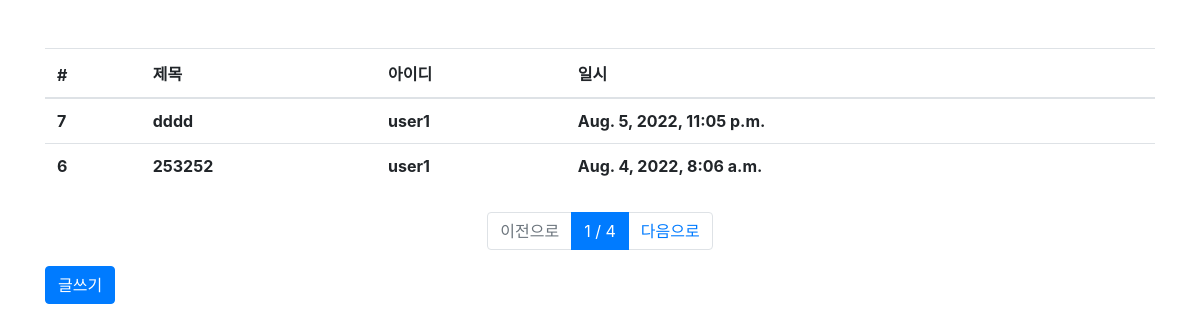
Before: /board/list/ with the older database file.
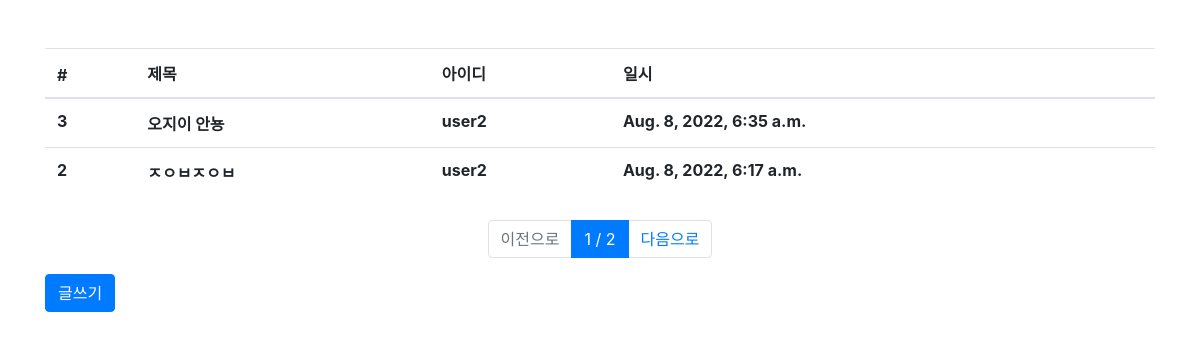
After: the same page with the newer database file.
### board/models.py (models this page shows, shortened)
class Board(models.Model):
    title = models.CharField(max_length=64, verbose_name='제목')
    contents = models.TextField(verbose_name='내용')
    tags = models.ManyToManyField('tag.Tag', verbose_name='태그명')
    writer = models.ForeignKey('user.User', on_delete=models.CASCADE) # ForeignKey 는 일대다 관계
    registered_dttm = models.DateTimeField(auto_now_add=True, verbose_name='등록날짜')
    class Meta:
        db_table = 'board'
        verbose_name = '게시판'
        verbose_name_plural = '게시판'

### user/models.py (models this page shows)
class User(models.Model):
    username = models.CharField(max_length=32, verbose_name='유저이름')
    useremail = models.EmailField(max_length=128, verbose_name='사용자이메일')
    password = models.CharField(max_length=64, verbose_name='패스워드')
    register_dttm = models.DateTimeField(verbose_name='등록시간', auto_now_add=True)
    def __str__(self):
        return self.username
    class Meta:
        db_table = 'hsh_userinfo'
        verbose_name = '사용자'
        verbose_name_plural = '사용자'

### board/views.py (the view)
# urls.py: path('list/',views.board_list),
def board_list(request):
    all_boards = Board.objects.all().order_by('-id') # 모든 보드 객체를 가져와 아이디 역순으로 나열(최신순)
    page = int(request.GET.get('p', 1)) # p번째 페이지. 디폴트값 1
    paginator = Paginator(all_boards, 2) # 객체를 몇개씩 묶어 보여줄 것인지
    boards = paginator.get_page(page) # 보여줄 페이지
    return render(request, 'board_list.html', {'boards': boards})

### board/templates/board_list.html
{% extends "base.html" %} {% block contents %}
<div class="row mt-5">
  <div class="col-12">
    <table class="table">
      <thead>
        <tr>
          <th>#</th>
          <th>제목</th>
          <th>아이디</th>
          <th>일시</th>
        </tr>
      </thead>
      <tbody>
        {% for board in boards %}
        <tr>
          <th>{{ board.id }}</th>
          <th
            style="cursor: pointer"
            onclick="location.href='/board/detail/{{ board.id }}'"
          >
            {{ board.title }}
          </th>
          <th>{{ board.writer }}</th>
          <th>{{board.registered_dttm }}</th>
        </tr>
        {% endfor %}
      </tbody>
    </table>
  </div>
</div>
<div class="row mt-2">
  <div class="col-12">
    <nav>
      <ul class="pagination justify-content-center">
        {% if boards.has_previous %}
        <li class="page-item">
          <a class="page-link" href="?p={{ boards.previous_page_number }}"
            >이전으로</a
          >
        </li>
        {% else %}
        <li class="page-item disabled">
          <a class="page-link" href="#">이전으로</a>
        </li>
        {% endif %}
        <li class="page-item active">
          <a class="page-link" href="#"
            >{{ boards.number }} / {{ boards.paginator.num_pages }}</a
          >
        </li>
        {% if boards.has_next %}
        <li class="page-item">
          <a class="page-link" href="?p={{ boards.next_page_number }}"
            >다음으로</a
          >
        </li>
        {% else %}
        <li class="page-item disabled">
          <a class="page-link" href="#">다음으로</a>
        </li>
        {% endif %}
      </ul>
    </nav>
  </div>
</div>
<div class="row">
  <div class="col-12">
    <button class="btn btn-primary" onclick="location.href='/board/write'">
      글쓰기
    </button>
  </div>
</div>
{% endblock %}

### board/templates/base.html (shortened to what this page needs)
<html>
  <head>
    <link
      rel="stylesheet"
      href="https://cdn.jsdelivr.net/npm/bootstrap@4.3.1/dist/css/bootstrap.min.css"
    />
  </head>
  <body>
    <div class="container">{% block contents %} {% endblock %}</div>
  </body>
</html>

Changed rows visible on the page:
removed Board: id "7", title "dddd", writer "user1", registered_dttm "Aug. 5, 2022, 11:05 p.m."
removed Board: id "6", title "253252", writer "user1", registered_dttm "Aug. 4, 2022, 8:06 a.m."
now on this page (row edited): Board: id "3", title "오지이 안뇽", writer "user2", registered_dttm "Aug. 8, 2022, 6:35 a.m."
now on this page (row edited): Board: id "2", title "ㅈㅇㅂㅈㅇㅂ", writer "user2", registered_dttm "Aug. 8, 2022, 6:17 a.m."
Other visible differences:
{{ boards.paginator.num_pages }}: "4" → "2"
